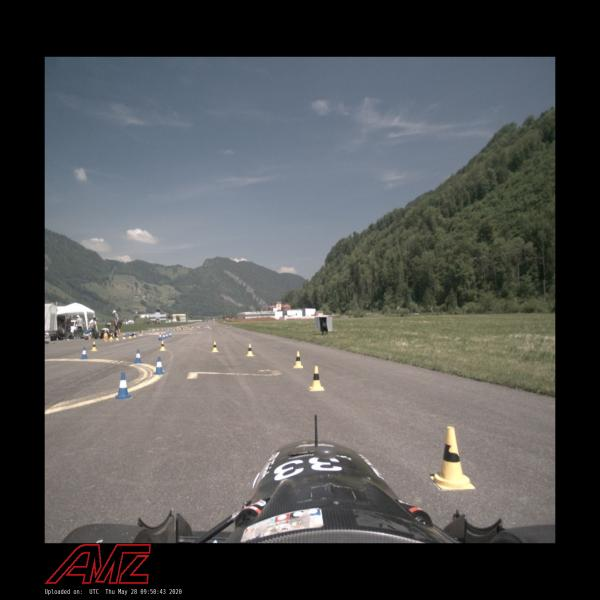
#> input picture scripts/amz_00032_jpg.rf.eec8b84528d851488e5ce766afe6ca71.jpg, 600 x 600 px
$ python roi_visualiser.py --img_path ../amz_00032_jpg.rf.eec8b84528d851488e5ce766afe6ca71.jpg
#> lines starting #> are read from the running program, lines starting #| are printed output that depends on the picture; after the words box and inside, x2 and y2 are one past the last pixel; in counts of white or black regions, pixels touching at a corner belong together
"""
This script is used for the visualization of an image and its ROI.
This is useful to select the ROI we want
"""

import cv2
import argparse

parser = argparse.ArgumentParser(description="Visualización de ROI")
parser.add_argument(
    "--img_path",
    type=str,
    required=True,
    help="Ruta a la imagen del dataset"
)

args = parser.parse_args()

image = cv2.imread(args.img_path)
#> image is the input picture: shape (600, 600, 3); mean B, G, R 82, 82.3, 82

# 1. ESCALAR IMAGEN
scale = 0.25  # ajusta según necesites

new_width = int(image.shape[1] * scale)
#> new_width = 150
new_height = int(image.shape[0] * scale)
#> new_height = 150

image_scaled = cv2.resize(
    image,
    (new_width, new_height),
    interpolation=cv2.INTER_AREA
)
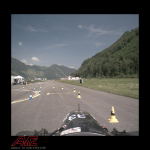
#> image_scaled: shape (150, 150, 3); mean B, G, R 82, 82.3, 82

# 2. DEFINIR ROI
x, y = 0, 75   # ahora estos valores son SOBRE la imagen escalada
w, h = 200, 66    # tamaño de ROI

# Copia para dibujar
image_with_rect = image_scaled.copy()

# Dibujar rectángulo rojo
cv2.rectangle(image_with_rect, (x, y), (x + w, y + h), (0, 0, 255), 2)
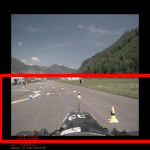
#> image_with_rect: shape (150, 150, 3); 4.56% of pixels changed, all inside (x1, y1, x2, y2) = (0, 74, 150, 143)

# 3. RECORTAR ROI
roi = image_scaled[y:y+h, x:x+w]
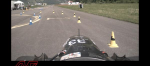
#> roi: shape (66, 150, 3); mean B, G, R 93.7, 99.6, 105.7

# (Opcional) ampliar ROI para verlo mejor
roi_resized = cv2.resize(roi, (w*3, h*3), interpolation=cv2.INTER_NEAREST)
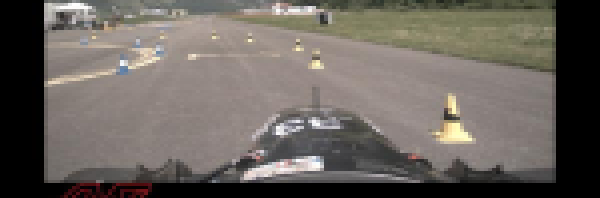
#> roi_resized: shape (198, 600, 3); mean B, G, R 93.7, 99.6, 105.7

# 4. IGUALAR ALTURAS
h1 = image_with_rect.shape[0]
#> h1 = 150
h2 = roi_resized.shape[0]
#> h2 = 198

if h1 != h2:
    scale_match = h1 / h2
#> scale_match = 0.758
    roi_resized = cv2.resize(
        roi_resized,
        (int(roi_resized.shape[1] * scale_match), h1),
        interpolation=cv2.INTER_NEAREST
    )
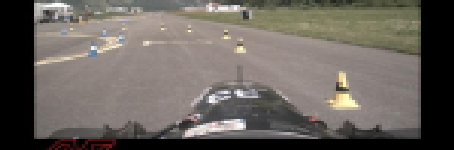
#> roi_resized: shape (150, 454, 3); mean B, G, R 93.9, 99.8, 105.9

# MOSTRAR
combined = cv2.hconcat([image_with_rect, roi_resized])
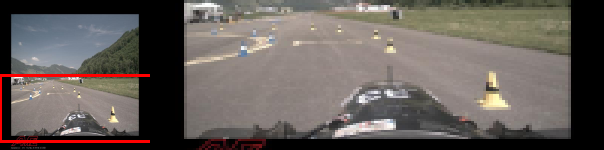
#> combined: shape (150, 604, 3); mean B, G, R 90.6, 95, 102.5

cv2.imshow("Scaled Image + ROI", combined)
cv2.waitKey(0)
cv2.destroyAllWindows()
